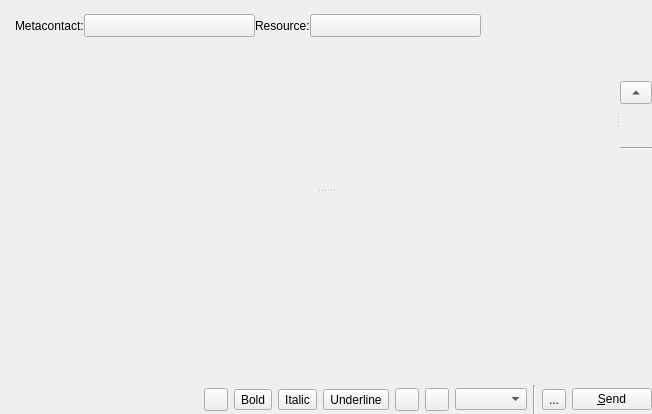
<ui version="4.0" >
 <class>chatwidget</class>
 <widget class="QWidget" name="chatwidget" >
  <property name="geometry" >
   <rect>
    <x>0</x>
    <y>0</y>
    <width>652</width>
    <height>414</height>
   </rect>
  </property>
  <property name="focusPolicy" >
   <enum>Qt::StrongFocus</enum>
  </property>
  <property name="windowTitle" >
   <string>Form</string>
  </property>
  <layout class="QGridLayout" name="gridLayout" >
   <property name="margin" >
    <number>0</number>
   </property>
   <item row="0" column="0" >
    <widget class="QWidget" native="1" name="widget" >
     <layout class="QHBoxLayout" name="horizontalLayout_3" >
      <property name="spacing" >
       <number>0</number>
      </property>
      <property name="margin" >
       <number>0</number>
      </property>
      <item>
       <widget class="QLabel" name="avatar" >
        <property name="text" >
         <string/>
        </property>
        <property name="alignment" >
         <set>Qt::AlignCenter</set>
        </property>
       </widget>
      </item>
      <item>
       <layout class="QVBoxLayout" name="verticalLayout_2" >
        <property name="leftMargin" >
         <number>8</number>
        </property>
        <item>
         <layout class="QHBoxLayout" name="horizontalLayout" >
          <item>
           <widget class="QLabel" name="chatstate" >
            <property name="sizePolicy" >
             <sizepolicy vsizetype="Preferred" hsizetype="Minimum" >
              <horstretch>0</horstretch>
              <verstretch>0</verstretch>
             </sizepolicy>
            </property>
            <property name="text" >
             <string/>
            </property>
            <property name="alignment" >
             <set>Qt::AlignCenter</set>
            </property>
           </widget>
          </item>
         </layout>
        </item>
        <item>
         <layout class="QHBoxLayout" name="horizontalLayout_2" >
          <item>
           <widget class="QLabel" name="metaLabel" >
            <property name="text" >
             <string>Metacontact:</string>
            </property>
           </widget>
          </item>
          <item>
           <widget class="QToolButton" name="metaButton" >
            <property name="sizePolicy" >
             <sizepolicy vsizetype="Fixed" hsizetype="Expanding" >
              <horstretch>0</horstretch>
              <verstretch>0</verstretch>
             </sizepolicy>
            </property>
            <property name="popupMode" >
             <enum>QToolButton::InstantPopup</enum>
            </property>
            <property name="toolButtonStyle" >
             <enum>Qt::ToolButtonTextBesideIcon</enum>
            </property>
            <property name="arrowType" >
             <enum>Qt::NoArrow</enum>
            </property>
           </widget>
          </item>
          <item>
           <widget class="QLabel" name="resourceLabel" >
            <property name="text" >
             <string>Resource:</string>
            </property>
           </widget>
          </item>
          <item>
           <widget class="QToolButton" name="resourceButton" >
            <property name="sizePolicy" >
             <sizepolicy vsizetype="Fixed" hsizetype="Expanding" >
              <horstretch>0</horstretch>
              <verstretch>0</verstretch>
             </sizepolicy>
            </property>
            <property name="popupMode" >
             <enum>QToolButton::InstantPopup</enum>
            </property>
            <property name="toolButtonStyle" >
             <enum>Qt::ToolButtonTextBesideIcon</enum>
            </property>
            <property name="arrowType" >
             <enum>Qt::NoArrow</enum>
            </property>
           </widget>
          </item>
          <item>
           <spacer name="horizontalSpacer_2" >
            <property name="orientation" >
             <enum>Qt::Horizontal</enum>
            </property>
            <property name="sizeHint" stdset="0" >
             <size>
              <width>40</width>
              <height>20</height>
             </size>
            </property>
           </spacer>
          </item>
          <item>
           <widget class="QWidget" native="1" name="ftwidget" />
          </item>
         </layout>
        </item>
        <item>
         <spacer name="verticalSpacer" >
          <property name="orientation" >
           <enum>Qt::Vertical</enum>
          </property>
          <property name="sizeType" >
           <enum>QSizePolicy::Expanding</enum>
          </property>
          <property name="sizeHint" stdset="0" >
           <size>
            <width>1</width>
            <height>1</height>
           </size>
          </property>
         </spacer>
        </item>
       </layout>
      </item>
      <item>
       <widget class="QWidget" native="1" name="cool" />
      </item>
     </layout>
    </widget>
   </item>
   <item row="1" column="0" >
    <widget class="QSplitter" name="splitter" >
     <property name="sizePolicy" >
      <sizepolicy vsizetype="Expanding" hsizetype="Preferred" >
       <horstretch>0</horstretch>
       <verstretch>100</verstretch>
      </sizepolicy>
     </property>
     <property name="orientation" >
      <enum>Qt::Vertical</enum>
     </property>
     <widget class="QSplitter" name="splitter_4" >
      <property name="orientation" >
       <enum>Qt::Horizontal</enum>
      </property>
      <widget class="QWidget" native="1" name="viewWidget" >
       <property name="minimumSize" >
        <size>
         <width>0</width>
         <height>10</height>
        </size>
       </property>
      </widget>
      <widget class="QWidget" native="1" name="pluginWidget" >
       <property name="minimumSize" >
        <size>
         <width>32</width>
         <height>0</height>
        </size>
       </property>
       <property name="maximumSize" >
        <size>
         <width>32</width>
         <height>16777215</height>
        </size>
       </property>
       <layout class="QVBoxLayout" name="verticalLayout" >
        <property name="margin" >
         <number>0</number>
        </property>
        <item>
         <widget class="QToolButton" name="toolButton" >
          <property name="sizePolicy" >
           <sizepolicy vsizetype="Fixed" hsizetype="Expanding" >
            <horstretch>0</horstretch>
            <verstretch>0</verstretch>
           </sizepolicy>
          </property>
          <property name="text" >
           <string>...</string>
          </property>
          <property name="checkable" >
           <bool>true</bool>
          </property>
          <property name="arrowType" >
           <enum>Qt::UpArrow</enum>
          </property>
         </widget>
        </item>
        <item>
         <widget class="Line" name="line_2" >
          <property name="orientation" >
           <enum>Qt::Horizontal</enum>
          </property>
         </widget>
        </item>
       </layout>
      </widget>
     </widget>
     <widget class="QWidget" name="layoutWidget" >
      <layout class="QVBoxLayout" >
       <property name="spacing" >
        <number>6</number>
       </property>
       <property name="margin" >
        <number>0</number>
       </property>
       <item>
        <layout class="QHBoxLayout" >
         <property name="spacing" >
          <number>6</number>
         </property>
         <property name="margin" >
          <number>0</number>
         </property>
         <item>
          <widget class="QLabel" name="selfAvatar" >
           <property name="sizePolicy" >
            <sizepolicy vsizetype="Fixed" hsizetype="Fixed" >
             <horstretch>0</horstretch>
             <verstretch>0</verstretch>
            </sizepolicy>
           </property>
           <property name="text" >
            <string/>
           </property>
          </widget>
         </item>
         <item>
          <widget class="QWidget" native="1" name="lineWidget" >
           <property name="minimumSize" >
            <size>
             <width>0</width>
             <height>10</height>
            </size>
           </property>
          </widget>
         </item>
        </layout>
       </item>
       <item>
        <layout class="QHBoxLayout" >
         <property name="spacing" >
          <number>6</number>
         </property>
         <property name="margin" >
          <number>0</number>
         </property>
         <item>
          <spacer>
           <property name="orientation" >
            <enum>Qt::Horizontal</enum>
           </property>
           <property name="sizeHint" stdset="0" >
            <size>
             <width>111</width>
             <height>29</height>
            </size>
           </property>
          </spacer>
         </item>
         <item>
          <widget class="QToolButton" name="linkButton" >
           <property name="toolTip" >
            <string>Anchor</string>
           </property>
           <property name="icon" >
            <iconset>
             <normaloff>:/images/16x16/actions/anchor.png</normaloff>:/images/16x16/actions/anchor.png</iconset>
           </property>
           <property name="popupMode" >
            <enum>QToolButton::InstantPopup</enum>
           </property>
           <property name="toolButtonStyle" >
            <enum>Qt::ToolButtonIconOnly</enum>
           </property>
          </widget>
         </item>
         <item>
          <widget class="QToolButton" name="boldButton" >
           <property name="focusPolicy" >
            <enum>Qt::NoFocus</enum>
           </property>
           <property name="toolTip" >
            <string>Bold</string>
           </property>
           <property name="text" >
            <string>Bold</string>
           </property>
           <property name="icon" >
            <iconset>
             <normaloff>:/images/16x16/actions/format-text-bold.png</normaloff>:/images/16x16/actions/format-text-bold.png</iconset>
           </property>
           <property name="checkable" >
            <bool>true</bool>
           </property>
           <property name="toolButtonStyle" >
            <enum>Qt::ToolButtonIconOnly</enum>
           </property>
          </widget>
         </item>
         <item>
          <widget class="QToolButton" name="italicButton" >
           <property name="focusPolicy" >
            <enum>Qt::NoFocus</enum>
           </property>
           <property name="toolTip" >
            <string>Italic</string>
           </property>
           <property name="text" >
            <string>Italic</string>
           </property>
           <property name="icon" >
            <iconset>
             <normaloff>:/images/16x16/actions/format-text-italic.png</normaloff>:/images/16x16/actions/format-text-italic.png</iconset>
           </property>
           <property name="checkable" >
            <bool>true</bool>
           </property>
           <property name="toolButtonStyle" >
            <enum>Qt::ToolButtonIconOnly</enum>
           </property>
          </widget>
         </item>
         <item>
          <widget class="QToolButton" name="underlineButton" >
           <property name="focusPolicy" >
            <enum>Qt::NoFocus</enum>
           </property>
           <property name="toolTip" >
            <string>Underline</string>
           </property>
           <property name="text" >
            <string>Underline</string>
           </property>
           <property name="icon" >
            <iconset>
             <normaloff>:/images/16x16/actions/format-text-underline.png</normaloff>:/images/16x16/actions/format-text-underline.png</iconset>
           </property>
           <property name="checkable" >
            <bool>true</bool>
           </property>
           <property name="toolButtonStyle" >
            <enum>Qt::ToolButtonIconOnly</enum>
           </property>
          </widget>
         </item>
         <item>
          <widget class="QToolButton" name="colorButton" >
           <property name="toolTip" >
            <string>Font color</string>
           </property>
           <property name="popupMode" >
            <enum>QToolButton::InstantPopup</enum>
           </property>
           <property name="toolButtonStyle" >
            <enum>Qt::ToolButtonIconOnly</enum>
           </property>
          </widget>
         </item>
         <item>
          <widget class="QToolButton" name="backgroundButton" >
           <property name="toolTip" >
            <string>Background color</string>
           </property>
           <property name="popupMode" >
            <enum>QToolButton::InstantPopup</enum>
           </property>
           <property name="toolButtonStyle" >
            <enum>Qt::ToolButtonIconOnly</enum>
           </property>
          </widget>
         </item>
         <item>
          <widget class="QComboBox" name="fontSize" >
           <property name="toolTip" >
            <string>Font size</string>
           </property>
          </widget>
         </item>
         <item>
          <widget class="Line" name="line" >
           <property name="orientation" >
            <enum>Qt::Vertical</enum>
           </property>
          </widget>
         </item>
         <item>
          <widget class="QToolButton" name="smileys" >
           <property name="toolTip" >
            <string>Emoticons</string>
           </property>
           <property name="text" >
            <string>...</string>
           </property>
           <property name="icon" >
            <iconset>
             <normaloff>:/images/16x16/emotes/biggrin.png</normaloff>:/images/16x16/emotes/biggrin.png</iconset>
           </property>
           <property name="checkable" >
            <bool>true</bool>
           </property>
           <property name="popupMode" >
            <enum>QToolButton::InstantPopup</enum>
           </property>
          </widget>
         </item>
         <item>
          <widget class="QPushButton" name="sendButton" >
           <property name="toolTip" >
            <string>Send message</string>
           </property>
           <property name="text" >
            <string>&amp;Send</string>
           </property>
           <property name="icon" >
            <iconset>
             <normaloff>:/images/16x16/actions/send.png</normaloff>:/images/16x16/actions/send.png</iconset>
           </property>
          </widget>
         </item>
        </layout>
       </item>
      </layout>
     </widget>
    </widget>
   </item>
  </layout>
 </widget>
 <resources/>
 <connections>
  <connection>
   <sender>toolButton</sender>
   <signal>toggled(bool)</signal>
   <receiver>widget</receiver>
   <slot>setHidden(bool)</slot>
   <hints>
    <hint type="sourcelabel" >
     <x>641</x>
     <y>94</y>
    </hint>
    <hint type="destinationlabel" >
     <x>626</x>
     <y>10</y>
    </hint>
   </hints>
  </connection>
 </connections>
</ui>
